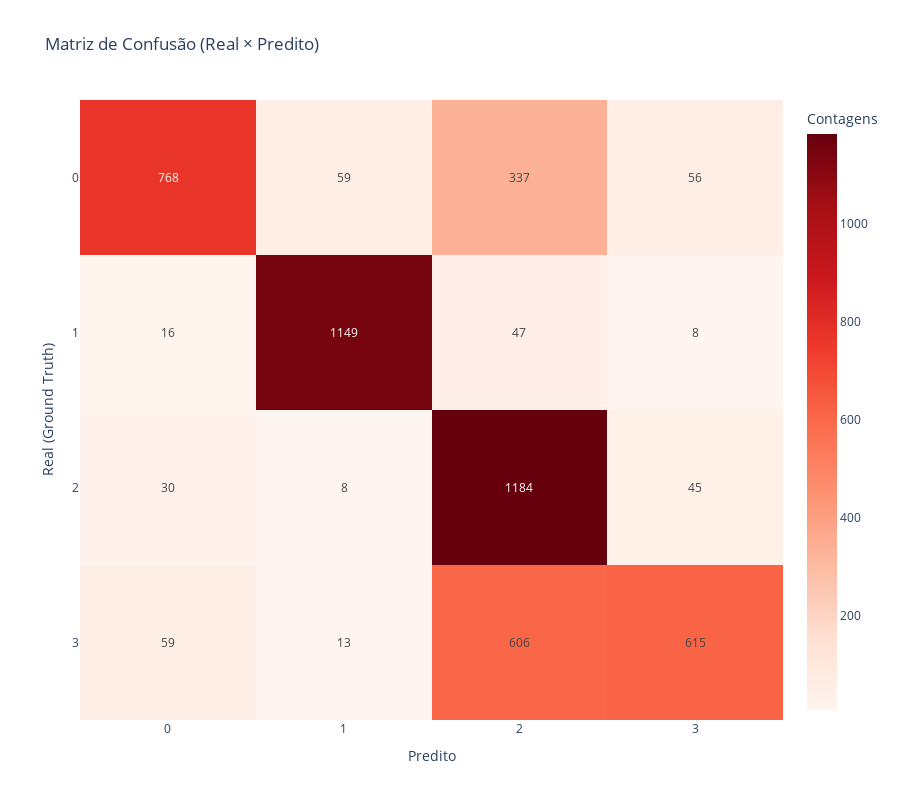

This figure's notebook cell:
### Markdown cell above
## 5) Validação com Ground Truth

### Code cell
accuracy, cls_report, cm = analyzer.evaluate_ground_truth(
    df_with_consensus=df_with_consensus
)

visualizer.plot_confusion_matrix(
    cm=cm,
    categories=categories
)

### Figure 1 — Plotly figure (JSON) as saved in the notebook; plotly's stock layout.template omitted (floating-point values rounded to 4 significant figures)
{"data": [{"colorbar": {"title": {"text": "Contagens"}}, "colorscale": [[0, "rgb(255,245,240)"], [0.125, "rgb(254,224,210)"], [0.25, "rgb(252,187,161)"], [0.375, "rgb(252,146,114)"], [0.5, "rgb(251,106,74)"], [0.625, "rgb(239,59,44)"], [0.75, "rgb(203,24,29)"], [0.875, "rgb(165,15,21)"], [1, "rgb(103,0,13)"]], "text": [[59, 13, 606, 615], [30, 8, 1184, 45], [16, 1149, 47, 8], [768, 59, 337, 56]], "texttemplate": "%{text}", "type": "heatmap", "x": [0, 1, 2, 3], "y": [3, 2, 1, 0], "z": [[59, 13, 606, 615], [30, 8, 1184, 45], [16, 1149, 47, 8], [768, 59, 337, 56]]}], "layout": {"height": 800, "title": {"text": "Matriz de Confusão (Real × Predito)"}, "width": 900, "xaxis": {"tickmode": "array", "ticktext": [0, 1, 2, 3], "tickvals": [0, 1, 2, 3], "title": {"text": "Predito"}, "type": "category"}, "yaxis": {"tickmode": "array", "ticktext": [3, 2, 1, 0], "tickvals": [3, 2, 1, 0], "title": {"text": "Real (Ground Truth)"}, "type": "category"}}}
